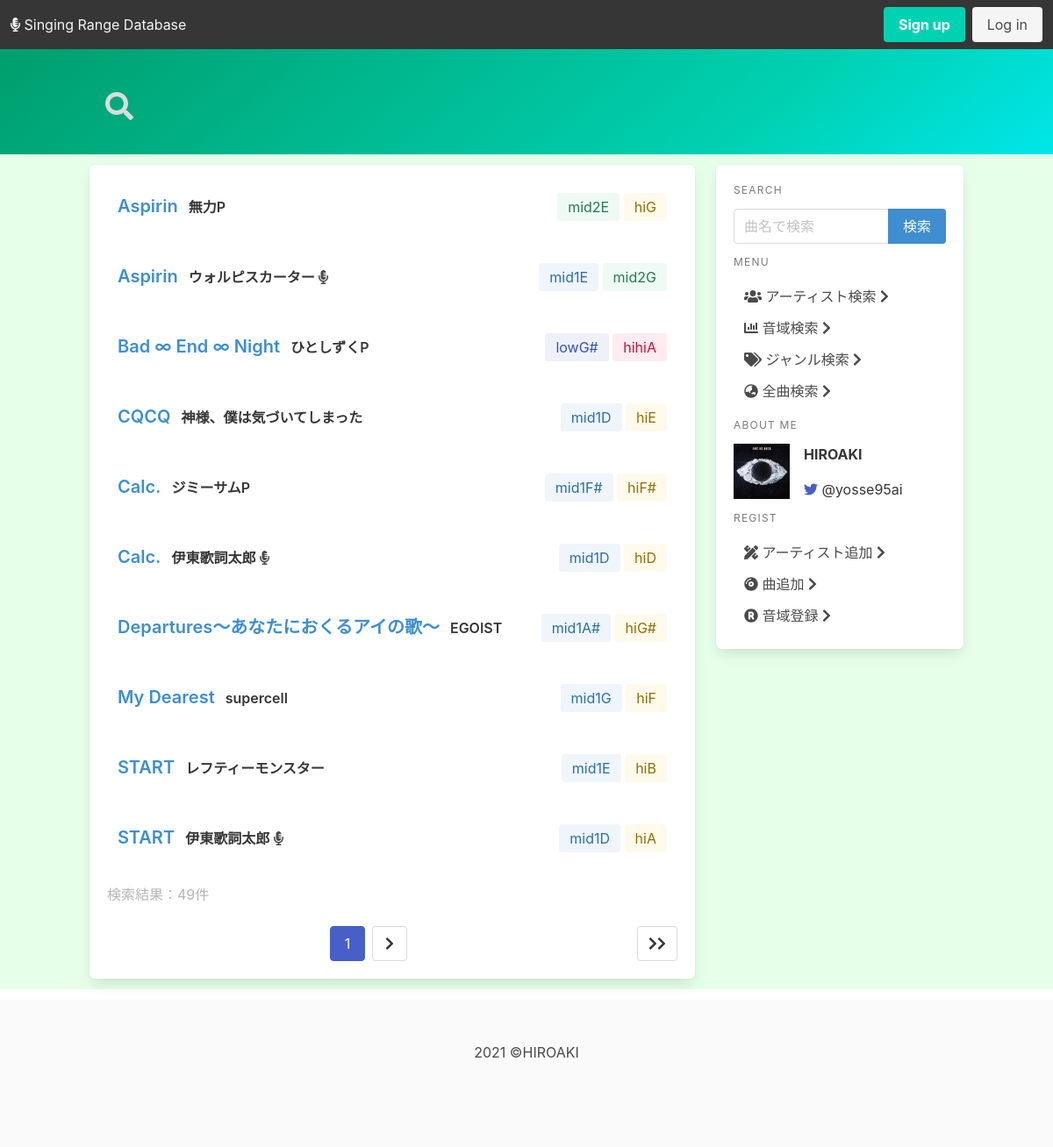
The app's page /ranges/search-result/song/ with its own data.
### ranges/models.py (models this page shows, shortened)
class Range(models.Model):
    song = models.ForeignKey(
        Song, on_delete=models.CASCADE, to_field="song_id", related_name="song")
    artist = models.ForeignKey(
        Artist, on_delete=models.CASCADE, to_field="artist_id", related_name="artist")
    performer = models.ManyToManyField(Artist, related_name="performer_name")
    lowest_note = models.ForeignKey(
        Note, on_delete=models.CASCADE, to_field="note_id", related_name="low_note")
    highest_note = models.ForeignKey(
        Note, on_delete=models.CASCADE, to_field="note_id", related_name="high_note")
    fake_note = models.ForeignKey(
        Note, on_delete=models.CASCADE, to_field="note_id", related_name="fake_note", null=True, blank=True)
    genre = models.ForeignKey(Genre, on_delete=models.CASCADE)
    release_date = models.DateTimeField('date released', null=True, blank=True)
    pub_date = models.DateTimeField(default=timezone.now())
    latest_update = models.DateTimeField('date update lately', auto_now=True)
    origin = models.BooleanField('is original', default=True)
    class Meta:
        unique_together = ['song', 'artist', 'origin']

class Song(models.Model):
    class Meta:
        ordering = ('song_name',)
    song_id = models.AutoField(primary_key=True)
    song_name = models.CharField("Tilte", max_length=100)
    lyricist = models.ManyToManyField(Artist, related_name="lyricist_name")
    composer = models.ManyToManyField(Artist, related_name="composer_name")
    arranger = models.ManyToManyField(
        Artist, related_name="arranger_name", blank=True)
    def get_composer(self):
        return "\n".join([a.artist_name for a in self.composer.all()])
    def get_lyricist(self):
        return "\n".join([a.artist_name for a in self.lyricist.all()])
    def get_arranger(self):
        return "\n".join([a.artist_name for a in self.arranger.all()])
    get_lyricist.short_description = 'Lyricist'
    get_composer.short_description = 'Composer'
    get_arranger.short_description = 'Arranger'

class Artist(models.Model):
    artist_id = models.CharField(max_length=10, primary_key=True)
    artist_name = models.CharField("Artist's name", max_length=50)
    affiliation = models.ManyToManyField(
        "self",related_name="affiliation", blank=True)
    class Meta:
        ordering = ('artist_name', )

class Note(models.Model):
    note_id = models.CharField(max_length=5, primary_key=True)
    note_name = models.CharField(max_length=50)
    def __str__(self):
        return self.note_name

### ranges/views.py (the view)
# urls.py: path('search-result/song/', views.result, name='result'),
def result(request, in_name=''):
    if request.method == 'POST':
        input_name = request.POST['song_name']
    else:
        input_name = in_name
    results = list()
    songs = Song.objects.filter(
        song_name__istartswith=input_name).order_by('song_name')
    if not songs:
        context = queryError('song_error', input_name=input_name)
    else:
        for song in songs:
            result = Range.objects.filter(song=song.pk)
            if not result:
                context = queryError('range_error', input_name=input_name)
            else:
                results += result
        page_results = paginate_query(request, results, 10)
        context = {
            'results': page_results,
            'input_name': input_name,
        }
    return render(request, 'ranges/result.html', context)

### ranges/templatetags/note_control.py (called while the page is built)
@register.filter
def color(pk):
    if pk.startswith('H4'):
        return 'is-dark'
    elif pk.startswith('H3'):
        return 'is-danger '
    elif pk.startswith('H2'):
        return 'is-danger is-light'
    elif pk.startswith('H1'):
        return 'is-warning is-light'
    elif pk.startswith('M2'):
        return 'is-success is-light'
    elif pk.startswith('M1'):
        return 'is-info is-light'
    elif pk.startswith('L1'):
        return 'is-link is-light'
    elif pk.startswith('L2'):
        return 'is-link'
    elif pk.startswith('L3'):
        return 'is-link is-dark'
    elif pk.startswith('L4'):
        return 'is-link is-black'
    else:
        return 'is-light'

### ranges/views.py (called while the page is built)
def queryError(error_name, input_name=None):
    return {error_name: True, 'input_name': input_name}

def paginate_query(request, queryset, count):
    paginator = Paginator(queryset, count)
    page = request.GET.get('page')
    try:
        page_obj = paginator.page(page)
    except PageNotAnInteger:
        page_obj = paginator.page(1)
    except EmptyPage:
        page_obj = paginatot.page(paginator.num_pages)
    return page_obj

### ranges/templates/ranges/result.html (shortened to what this page needs)
{% extends './base.html' %}
{% load note_control %}
{% block page_name %}
<i class="fas fa-search has-text-grey-lighter"></i>
{% endblock page_name %}
{% block content %}
<div class="box">
    {% if range_error or song_error or range_note_error %}
    <div class="columns">
        {% if range_error %}
        <div class="column subtitle">
            <i class="fas fa-chevron-right"></i>
            <a href="#" class="has-text-dark">
                <span class="has-text-danger">{{input_name}}</span>の音域の登録に協力してくれませんか？</a>
        </div>
        {% elif song_error %}
        <div class="column subtitle">
            <i class="fas fa-chevron-right"></i><a href="#" class="has-text-dark">
                <span class="has-text-danger">{{input_name}}</span>
                を曲データベースに登録しませんか？</a>
        </div>
        {% endif %}
    </div>
    <div class="content has-text-grey-light">
        検索結果：0件
    </div>
    {% elif results %}
    {% for result in results %}
    <div class="columns level is-gapless">
        <div class="level-left">
            <div class="column">
                <a href="{% url 'ranges:detail' result.artist.pk result.song.pk result.origin %}"
                    class="title is-5 has-text-info">{{result.song.song_name}}</a>
            </div>
            <div class="columns is-mobile">
                <div class="column">
                    <a href="{% url 'ranges:detail_artist' result.artist.pk %}"
                        class="title is-6">{{ result.artist.artist_name }}</a>
                    {% if not result.origin %}
                    <i class="fas fa-microphone-alt"></i>
                    {% endif %}
                </div>
            </div>
        </div>
        <div class="level-right">
            <div class="column tags are-medium">
                <a href="{% url 'ranges:result_range' result.lowest_note.pk %}">
                    <div class="tag {{ result.lowest_note.pk | color }}">
                        {{ result.lowest_note }}
                    </div>
                </a>
                <a href="{% url 'ranges:result_range' result.highest_note.pk %}">
                    <div class="tag {{ result.highest_note.pk | color }}">
                        {{ result.highest_note }}
                    </div>
                </a>
            </div>
        </div>
    </div>
    {% endfor %}
    <div class="content has-text-grey-light">
        検索結果：{{ results.paginator.count }}件
    </div>
    <nav class="pagination is-centered" role="navigation" aria-label="pagination">
        {% if results.has_next %}
        <a class="pagination-next" href="{% url 'ranges:result' input_name %}?page={{ results.paginator.num_pages }}">
            <i class="fas fa-chevron-right"></i><i class="fas fa-chevron-right"></i></a>
        {% endif %}
        <ul class="pagination-list">
            <li><a class="pagination-link is-current" aria-label="Page {{ results.number }}"
                    aria-current="page">{{ results.number }}</a>
            </li>
            <li>
                {% if results.has_next %}
                <a class="pagination-next"
                    href="{% url 'ranges:result' input_name %}?page={{ results.next_page_number }}">
                    <i class="fas fa-chevron-right"></i></a>
                {% endif %}
            </li>
        </ul>
    </nav>
    {% endif %}
</div>
{% endblock content %}

### records on screen
Range: song.song_name "Aspirin", artist.artist_name "無力P", lowest_note "mid2E", highest_note "hiG"
Range: song.song_name "Aspirin", artist.artist_name "ウォルピスカーター", origin False (drawn), lowest_note "mid1E", highest_note "mid2G"
Range: song.song_name "Bad ∞ End ∞ Night", artist.artist_name "ひとしずくP", lowest_note "lowG#", highest_note "hihiA"
Range: song.song_name "CQCQ", artist.artist_name "神様、僕は気づいてしまった", lowest_note "mid1D", highest_note "hiE"
Range: song.song_name "Calc.", artist.artist_name "ジミーサムP", lowest_note "mid1F#", highest_note "hiF#"
Range: song.song_name "Calc.", artist.artist_name "伊東歌詞太郎", origin False (drawn), lowest_note "mid1D", highest_note "hiD"
Range: song.song_name "Departures〜あなたにおくるアイの歌〜", artist.artist_name "EGOIST", lowest_note "mid1A#", highest_note "hiG#"
Range: song.song_name "My Dearest", artist.artist_name "supercell", lowest_note "mid1G", highest_note "hiF"
Range: song.song_name "START", artist.artist_name "レフティーモンスター", lowest_note "mid1E", highest_note "hiB"
Range: song.song_name "START", artist.artist_name "伊東歌詞太郎", origin False (drawn), lowest_note "mid1D", highest_note "hiA"

### other values on screen
{{ results.paginator.count }} "49"
{{ results.number }} "1"
